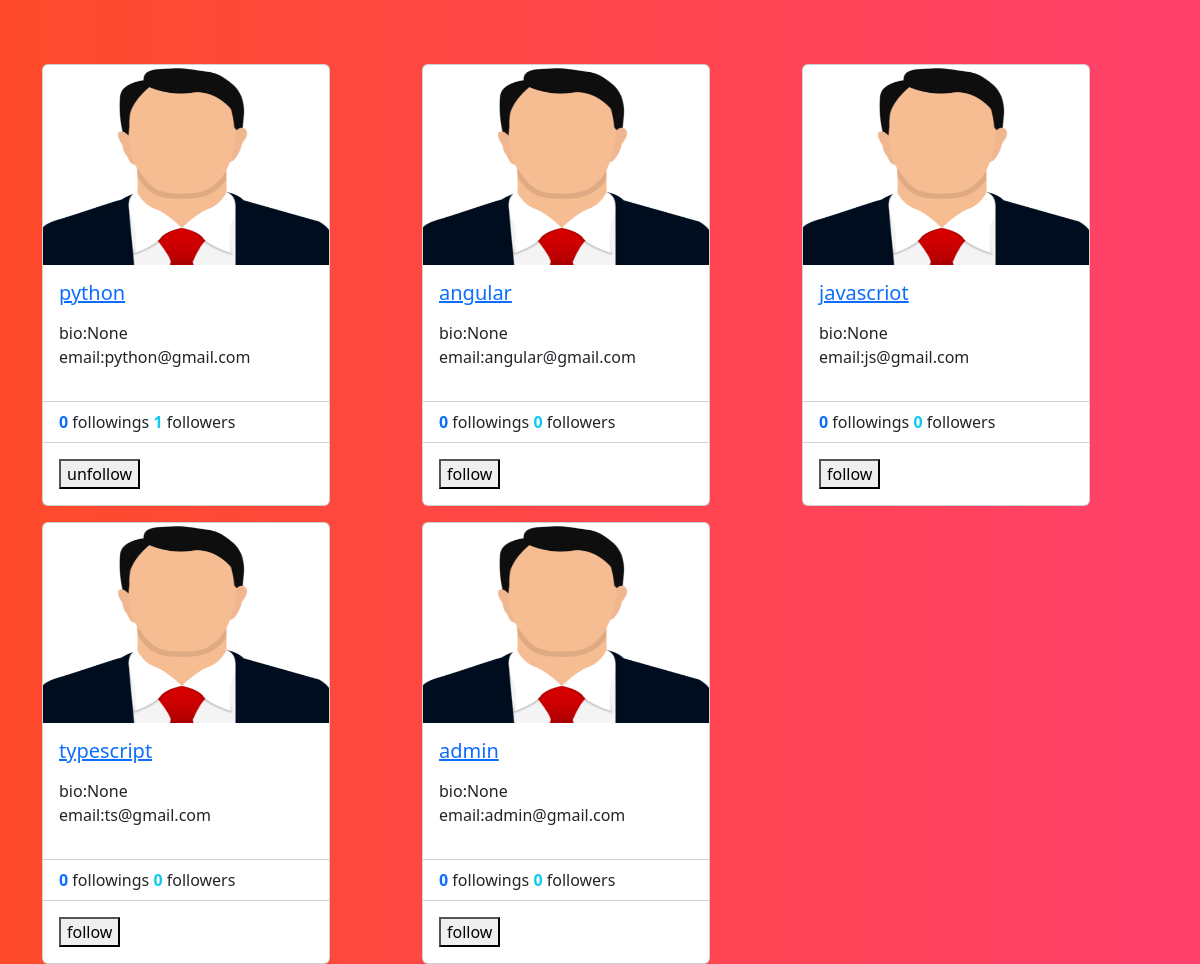
Page /profiles/all (signed in) on the committed database.
### social/models.py (models this page shows)
class UserProfile(models.Model):
    user=models.OneToOneField(User,on_delete=models.CASCADE,related_name="profile")
    address=models.CharField(max_length=200,null=True)
    phone=models.CharField(max_length=200,null=True)
    profile_pic=models.ImageField(upload_to="profilepics",null=True,blank=True)
    dob=models.DateField(null=True)
    bio=models.CharField(max_length=200,null=True)
    following=models.ManyToManyField("self",related_name="followed_by",symmetrical=False)
    block=models.ManyToManyField("self",related_name="blocked",symmetrical=False)
    def __str__(self):
        return self.user.username

### social/views.py (the view)
# urls.py: path("profiles/all",views.ProfileListView.as_view(),name="profile-list"),
@method_decorator(decs,name="dispatch")
class ProfileListView(ListView):
    template_name="profile_list.html"
    context_object_name="data"
    model=UserProfile
    def get_queryset(self):
        qs=UserProfile.objects.all().exclude(user=self.request.user)
        return qs

### social/templates/profile_list.html (shortened to what this page needs)
<!DOCTYPE html>
{%load static%}
<html lang="en">
<head>
    <link href="https://cdn.jsdelivr.net/npm/bootstrap@5.3.2/dist/css/bootstrap.min.css" rel="stylesheet">
</head>
<body style="background: #FF416C;
background: -webkit-linear-gradient(to right, #FF4B2B, #FF416C);
background: linear-gradient(to right, #FF4B2B, #FF416C);">
<div class="container">
    <div class="row mt-5">
        {%for profile in data%}
            <div class="col-4 mt-3">
                <div class="card" style="width: 18rem;">
                    {%if profile.profile_pic%}
                    <img src="{{profile.profile_pic.url}}" class="card-img-top" alt="..." height="200px">
                    {%else%}
                    <img src="{%static 'social/images/profilepic.png'%}" class="card-img-top" alt="..." height="200px">
                    {%endif%}
                    <div class="card-body">
                     <a href="{%url 'profile-detail' profile.id%}"> <h5 class="card-title">{{profile}}</h5></a>
                      <p class="card-text">
                        <div>
                            bio:{{profile.bio}}
                        </div>
                       <div>
                        email:{{profile.user.email}}
                       </div>
                      </p>
                    </div>
                    <ul class="list-group list-group-flush">
                      <li class="list-group-item">
                       <span class="fw-bold text-primary"> {{profile.following.count}}</span> followings
                       <span class="fw-bold text-info">  {{profile.followed_by.count}}</span> followers </li>
                    </ul>
                    <div class="card-body">
                      <form action="{%url 'follow' profile.id%}" method="post">
                        {%if profile in request.user.profile.following.all%}
                            <button type="submit" name="action" value="unfollow">unfollow</button>
                        {%else%}
                            <button type="sumbit" name="action" value="follow">follow</button>
                        {%endif%}
                      </form>
                    </div>
                  </div>
            </div>
        {%endfor%}
    </div>
</div>
</body>
</html>

### rows in the picture
UserProfile: user.username "python", bio "None", user.email "python@gmail.com", following.count "0", followed_by.count "1", shows "unfollow"
UserProfile: user.username "angular", bio "None", user.email "angular@gmail.com", following.count "0", followed_by.count "0"
UserProfile: user.username "javascriot", bio "None", user.email "js@gmail.com", following.count "0", followed_by.count "0"
UserProfile: user.username "typescript", bio "None", user.email "ts@gmail.com", following.count "0", followed_by.count "0"
UserProfile: user.username "admin", bio "None", user.email "admin@gmail.com", following.count "0", followed_by.count "0"
